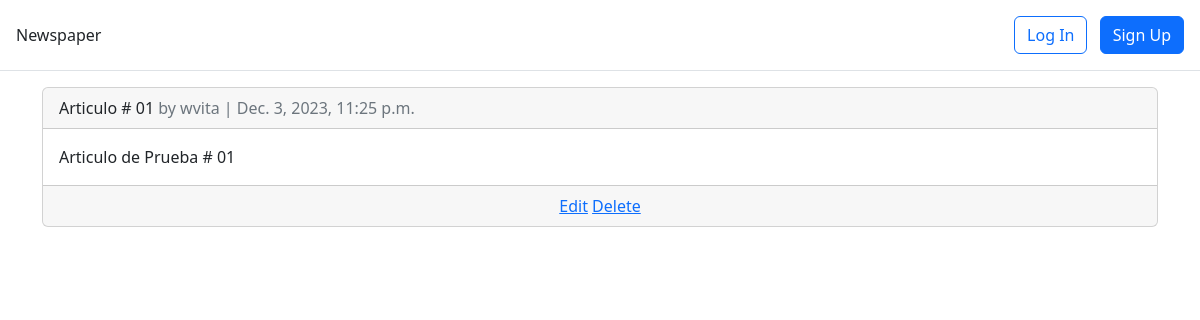
/articles/, run on an earlier commit of the app's database.
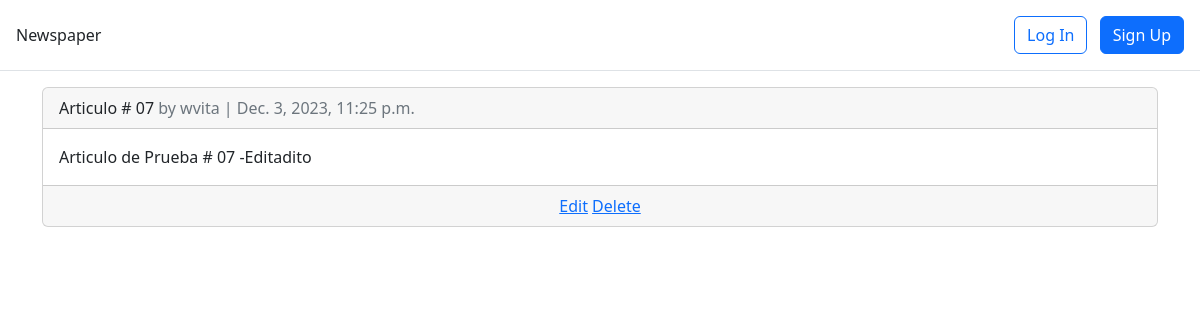
And on a later commit of the database.
### articles/models.py (models this page shows, shortened)
class Article(models.Model):
    author = models.ForeignKey(
        settings.AUTH_USER_MODEL,
        on_delete=models.CASCADE)
    title = models.CharField(max_length=255)
    body = models.TextField()
    date = models.DateTimeField(auto_now_add=True)

### accounts/models.py (models this page shows)
class CustomUser (AbstractUser):
    age = models.PositiveIntegerField(null=True, blank=True)

### articles/views.py (the view)
# urls.py: path('', ArticleListView.as_view(), name='article_list'),
class ArticleListView(ListView , LoginRequiredMixin):
    model = Article
    template_name = 'article_list.html'

### templates/article_list.html (shortened to what this page needs)
{% extends "base.html" %}
{% block content %}
    {% for article in article_list %}
        <div class="card">
            <div class="card-header">
                <span class="font-weight-bold">{{ article.title }}</span>
                <span class="text-muted">by {{ article.author }} |
                {{article.date }}
                </span>
            </div>
            <div class="card-body">
                {{ article.body }}
            </div>
            <div class="card-footer text-center text-muted">
            <a href="{% url 'article_edit' article.pk %}">Edit</a>
            <a href="{% url 'article_delete' article.pk %}">Delete</a>
            </div>
        </div>
    {% endfor %}
{% endblock content %}

What changed in the data, as far as the page shows it:
changed Article "wvita": title "Articulo # 01" → "Articulo # 07"; body "Articulo de Prueba # 01" → "Articulo de Prueba # 07 -Editadito"
